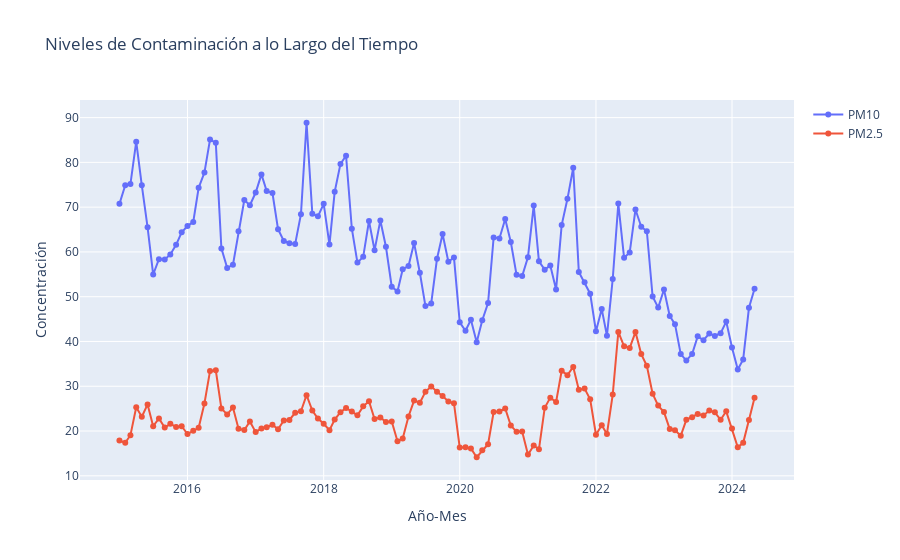

Source (notebook cell):
### Code cell
# Agrupar por año y mes, calcular promedios
time_pollution = df_filtrado.groupby(['YEAR', 'MONTH'])[['PM10', 'PM2_5']].mean().reset_index()

# Gráfico de líneas de evolución temporal
fig_tiempo = go.Figure()

# Agregar traza para PM10
fig_tiempo.add_trace(go.Scatter(
    x=time_pollution['YEAR'].astype(str) + '-' + time_pollution['MONTH'].astype(str),
    y=time_pollution['PM10'],
    mode='lines+markers',
    name='PM10'
))

# Agregar traza para PM2.5
fig_tiempo.add_trace(go.Scatter(
    x=time_pollution['YEAR'].astype(str) + '-' + time_pollution['MONTH'].astype(str),
    y=time_pollution['PM2_5'],
    mode='lines+markers',
    name='PM2.5'
))

fig_tiempo.update_layout(
    title='Niveles de Contaminación a lo Largo del Tiempo',
    xaxis_title='Año-Mes',
    yaxis_title='Concentración'
)
fig_tiempo.show()
